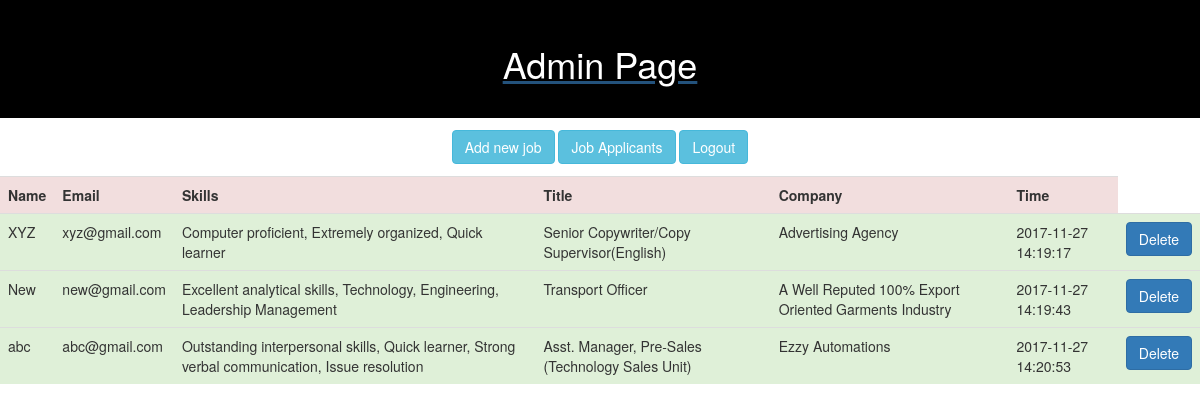
The app's page /jobApproval.php with its own data.
### tables this page shows
CREATE TABLE `jobApplication` (
  `applicationId` int(11) NOT NULL,
  `applicantName` text NOT NULL,
  `applicantEmail` text NOT NULL,
  `appliedJobTitle` text NOT NULL,
  `appliedJobCompany` text NOT NULL,
  `appliedDate` timestamp NOT NULL DEFAULT CURRENT_TIMESTAMP ON UPDATE CURRENT_TIMESTAMP,
  `skills` text NOT NULL
);

### jobApproval.php (the view, shortened to what this page needs)
<?php
include "dbconnect.php";
?>
<!doctype html>
<html>
    <head>
        <link rel="stylesheet" href="https://maxcdn.bootstrapcdn.com/bootstrap/3.3.7/css/bootstrap.min.css">
        <link rel="stylesheet" href="css/bootstrap.min.css">
    </head>
    <body>
        <a href="admin.php">
            <div id="header">
                <h1>Admin Page</h1>
            </div>
        </a>
        <div id="buttons">
            <a href="addJob.php" class="btn btn-info" role="button">Add new job</a>
            <a href="jobApproval.php" class="btn btn-info" role="button">Job Applicants</a>
            <a href="logout.php" class="btn btn-info" role="button">Logout</a>
        </div>
        <table class="table">
            <tr class="danger">
                <th>Name</th>
                <th>Email</th>
                <th>Skills</th>
                <th>Title</th>
                <th>Company</th>
                <th>Time</th>
            </tr>
            <?php
            $query="select * from jobApplication";
            $run=mysqli_query($conn,$query);
            while($row=mysqli_fetch_assoc($run)){ ?>
            <tr class="success">
                <td><?php echo $row['applicantName']?></td>
                <td><?php echo $row['applicantEmail']?></td>
                <td><?php echo $row['skills']?></td>
                <td><?php echo $row['appliedJobTitle']?></td>
                <td><?php echo $row['appliedJobCompany']?></td>
                <td><?php echo $row['appliedDate']?></td>
                <td><a href="removeApplicant.php?id=<?php echo $row['applicationId']?>"><button class="btn btn-primary btn-md" type="submit">Delete</button></a></td>
            </tr>
            <?php
                                                }
            ?>
        </table>
        <br><br>
    </body>
</html>

### jobApproval.php (style rules this page uses)
table { width:100%; }
#header { padding: 2%; background-color: black; color: white; text-align: center; }
#buttons { padding: 1%; text-align: center; }

### records on screen
jobapplication: applicantName "XYZ", applicantEmail "xyz@gmail.com", skills "Computer proficient, Extremely organized, Quick learner", appliedJobTitle "Senior Copywriter/Copy Supervisor(English)", appliedJobCompany "Advertising Agency", appliedDate "2017-11-27 14:19:17"
jobapplication: applicantName "New", applicantEmail "new@gmail.com", skills "Excellent analytical skills, Technology, Engineering, Leadership Management", appliedJobTitle "Transport Officer", appliedJobCompany "A Well Reputed 100% Export Oriented Garments Industry", appliedDate "2017-11-27 14:19:43"
jobapplication: applicantName "abc", applicantEmail "abc@gmail.com", skills "Outstanding interpersonal skills, Quick learner, Strong verbal communication, Issue resolution", appliedJobTitle "Asst. Manager, Pre-Sales (Technology Sales Unit)", appliedJobCompany "Ezzy Automations", appliedDate "2017-11-27 14:20:53"
